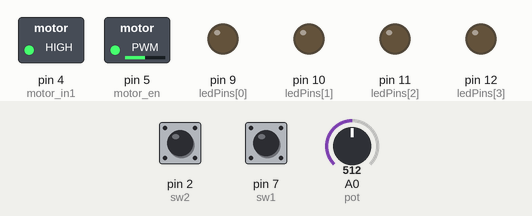
The sketch below on a simulated Arduino Uno, built with avr-gcc and run on an emulated ATmega328P. On the bench: switched loads named in the sketch (green lamp = pin HIGH), output pins drawn as LEDs (lit = HIGH). Inputs (shaded band) come from the test bench; at power-on: pin 2 (sw2) LOW, A0 (pot) = 512, pin 7 (sw1) LOW. What the sketch prints to the serial monitor is not drawn.

Above: at 1.2 s.
1.3 s: pin 2 (sw2) pulled HIGH for 0.25 s
At 1.9 s:
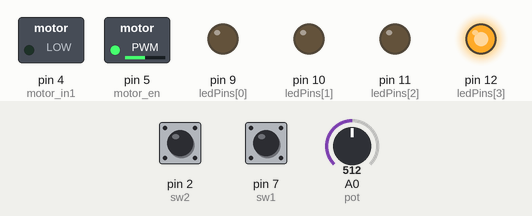
4.6 s: A0 (pot) set to 716
At 6.3 s:
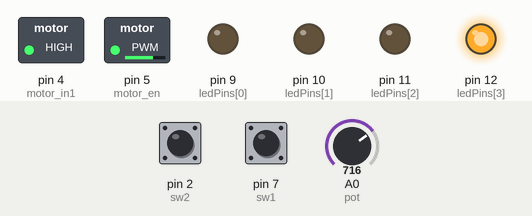
7.9 s: A0 (pot) set to 900
At 11.0 s:
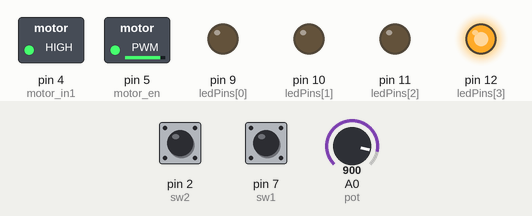
11.2 s: A0 (pot) set to 511
14.5 s: pin 2 (sw2) pulled HIGH for 1 s
At 15.8 s:
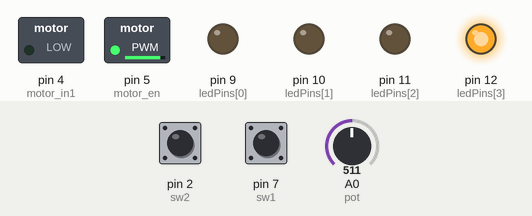
17.9 s: A0 (pot) set to 0
At 24.2 s:
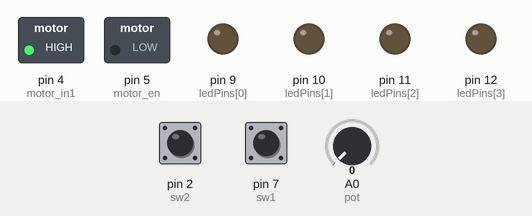
Timing chart, 0 to 29.0 s (numbered marks = the images above; inputs shaded):
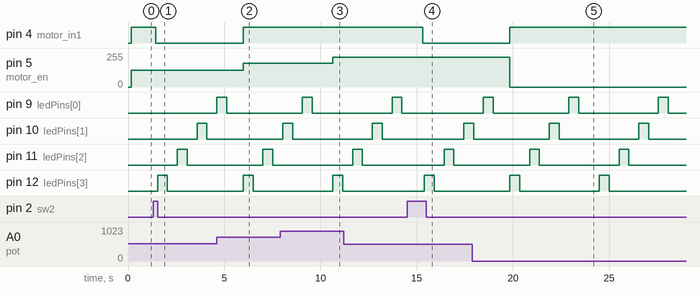

The sketch:

leds.ino
```cpp
/*
 *  ******************************************
 *  ****        Welcome to our led        ****
 *  ****        and motor program         ****
 *  ******************************************
 */
// Declare the switches
int sw2 = 2;  // switch to choose between leds and motor.
int sw1 = 7;  // switch to choose leds direction.
// Declare pin for the potentiometer.
int pot = A0;
// Declare the led pins in an array.
int ledPins[] = {9, 10, 11, 12};
int index;
// Declare the L293D IC motor pins.
int motor_en  = 5;
int motor_in1 = 4;
// Declare speed variables.
int potValue = 0;
int speedValue = 0;
// Declare variable to keep pot speed led value.
int lastLedPotSpeedValue;
// Declare direction state variables to keep track of direction.
int directionState;
int lastDirectionState;

void setup() {
  Serial.begin(9600);
  index;
  for (index = 0; index <= 3; index++)
  {
    pinMode(ledPins[index], OUTPUT);
  }
  pinMode(pot, INPUT);
  pinMode(sw2, INPUT);
  pinMode(sw1, INPUT);
  pinMode(motor_en, OUTPUT);
  pinMode(motor_in1, OUTPUT);
  digitalWrite(motor_in1, LOW);
}

void loop() {

    Serial.print("Η τιμή του ποτενσιόμετρου A0 είναι               : ");
    //Serial.print("The pot value A0 is           : ");
    Serial.println(potValue);
    Serial.print("Η τιμή της map είναι                             : ");
    //Serial.print("The value of map is           : ");
    Serial.println(speedValue);
    Serial.print("Η τιμή του ποτενσιόμετρου για τα λεντ είναι      : ");
    //Serial.print("The pot value for the leds is : ");
    Serial.println(lastLedPotSpeedValue);

    if (digitalRead(sw2) == HIGH && digitalRead(sw1) == HIGH) {
      motorStop();  // Stop motor
      allLedsRight();
      Serial.println("Ο διακόπτης του λεντ switch 2  είναι ανοιχτός το μοτέρ είναι κλειστό, ο διακόπτης swith1 είναι ανοιχτός και τα λεντ αναβοσβσήνουν προς τα δεξιά.");
      Serial.println("**************************************************************************************************************************************************");
      //Serial.println("Led's switch 2 is ON motor is OFF, swith1 is ON and the leds are blinking in the right direction");
      //Serial.println("**************************************************************************************************");
    }
    if (digitalRead(sw2) == HIGH && digitalRead(sw1) == LOW) {
      motorStop();  // Stop motor
      allLedsLeft();
      Serial.println("Ο διακόπτης του λεντ switch 2 είναι ανοιχτός το μοτέρ είναι κλειστό, ο διακόπτης swith1 είναι ανοιχτός και τα λεντ αναβοσβσήνουν προς τα αριστερά.");
      Serial.println("****************************************************************************************************************************************************");
      //Serial.println("Led's switch 2 is ON motor is OFF, swith1 is ON and the leds are blinking in the left direction");
      //Serial.println("*************************************************************************************************");
    }
    if (digitalRead(sw2) == LOW) {
      motorRun();
      keepLedsOn();
      Serial.println("Ο διακόπτης του μοτέρ switch 2 είναι ανοιχτός και τα λεντ συνεχίζουν να αναβοσβήνουν με την ίδια ταχύτητα και κατεύθυνση με πριν.");
      Serial.println("***********************************************************************************************************************************");
      //Serial.println("Motor's switch 2 is ON and the leds are still blinking with the same speed and direction as before.");
      //Serial.println("*****************************************************************************************************");
    }
}
// when sw2 turns the motor on keep leds flashing in same speed and direction as before.
void keepLedsOn()
{
  if (lastDirectionState == 1) {
    index;
    for (index = 0; index <= 3; index++)
    {
      digitalWrite(ledPins[index], HIGH);
      delay(lastLedPotSpeedValue);
      digitalWrite(ledPins[index], LOW);
      delay(lastLedPotSpeedValue);
    }
  }
  else {
    index;
    for (index = 3; index >= 0; index--)
    {
      digitalWrite(ledPins[index], HIGH);
      delay(lastLedPotSpeedValue);
      digitalWrite(ledPins[index], LOW);
      delay(lastLedPotSpeedValue);
    }
  }
}
// move leds in the right direction.
void allLedsRight()
{
  index;
  potValue = analogRead(pot);
  lastLedPotSpeedValue = potValue;

  directionState = digitalRead(sw1);
  lastDirectionState = directionState;
  Serial.print("Η τιμή για το κουμπί κατεύθυνσης είναι (δέξια)   : ");
  //Serial.print("The direction value (right) is : ");
  Serial.println(lastDirectionState);

  for (index = 0; index <= 3; index++)
  {
    digitalWrite(ledPins[index], HIGH);
    delay(potValue);
    digitalWrite(ledPins[index], LOW);
    delay(potValue);
  }
}
// move leds in the left direction.
void allLedsLeft()
{
  index;
  potValue = analogRead(pot);
  lastLedPotSpeedValue = potValue;

  directionState = digitalRead(sw1);
  lastDirectionState = directionState;
  Serial.print("Η τιμή για το κουμπί κατεύθυνσης είναι (αριστερά): ");
  //Serial.print("The direction value (left) is  : ");
  Serial.println(lastDirectionState);

  for (index = 3; index >= 0; index--)
  {
    digitalWrite(ledPins[index], HIGH);
    delay(potValue);
    digitalWrite(ledPins[index], LOW);
    delay(potValue);
  }
}
// motor move.
void motorRun() {
  potValue = analogRead(pot);
  speedValue = map(potValue, 0, 1023, 0, 255);
  analogWrite(motor_en, speedValue);
  digitalWrite(motor_in1, HIGH);   // Motor is ON.
}
// motor brake.
void motorStop() {
  digitalWrite(motor_in1, LOW);  // Motor is OFF.
}
```

Measured:
- after the input at 1.3 s, pin 4 (motor_in1): HIGH → LOW after 0.14 s; pin 10 (ledPins[1]): LOW → HIGH after 2.3 s, → LOW 0.51 s later; pin 11 (ledPins[2]): LOW → HIGH after 1.3 s, → LOW 0.51 s later; pin 12 (ledPins[3]): LOW → HIGH after 0.24 s, → LOW 0.51 s later
- after the input at 4.6 s, pin 5 (motor_en): 127/255 → 178/255 after 1.4 s
- after the input at 7.9 s, pin 5 (motor_en): 178/255 → 224/255 after 2.8 s
- after the input at 14.5 s, pin 4 (motor_in1): HIGH → LOW after 0.81 s; pin 5 (motor_en): stays 224/255 (without the input it goes to 127/255 after 0.81 s)
- after the input at 17.9 s, pin 5 (motor_en): 224/255 → 0/255 after 2.0 s
- by itself, pin 9 (ledPins[0]): alternates HIGH for 0.51 s and LOW for 4.0 s
